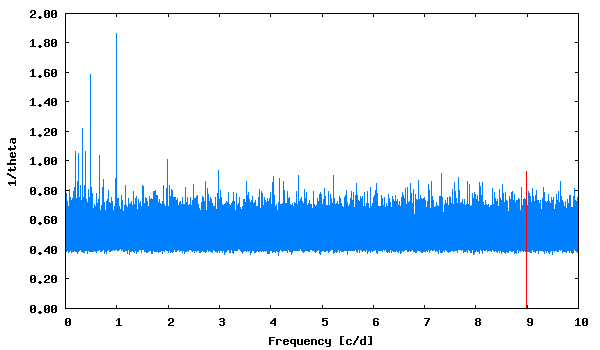

This chart was generated by the following gnuplot code:
set term png size 600,350 medium
set colors classic
set output "phase_lc_7.lk.png"
set xlabel "Frequency [c/d]"
set ylabel "1/theta"
set format y "%5.2f"
plot [] "lk.periodogram" using 1:2 with lines linecolor 3 title "", "<echo '8.990597  0.93'" with impulses linecolor 1 title ""
 
